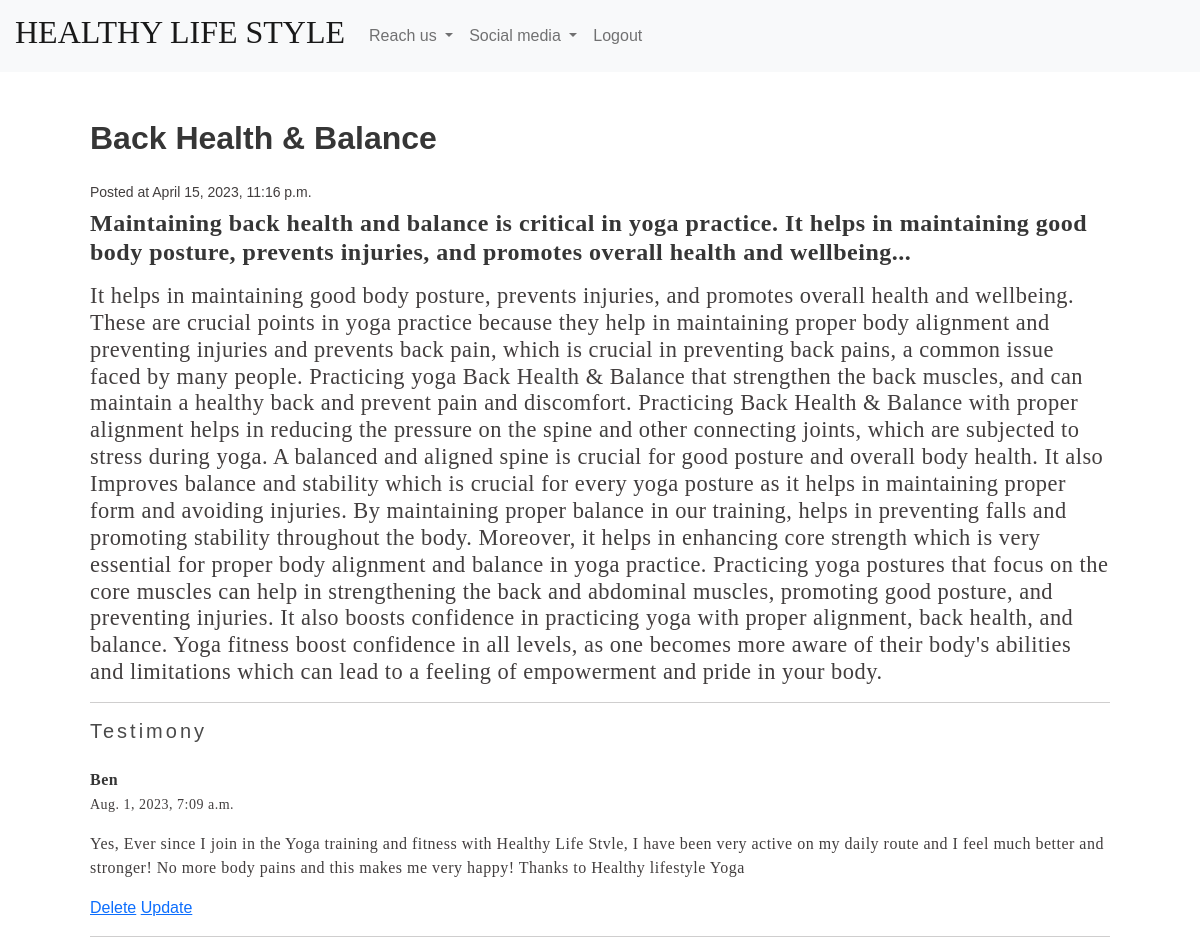
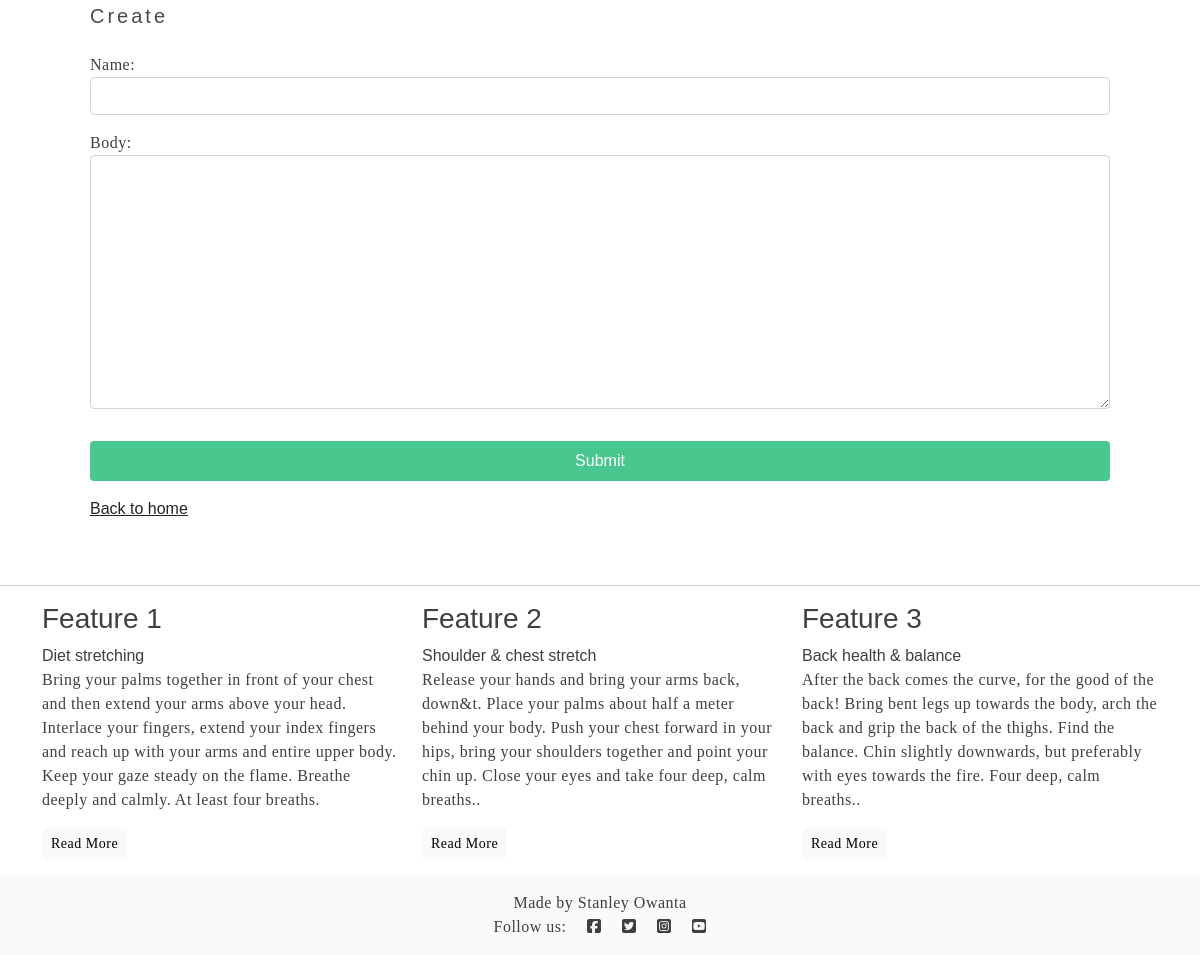
The app's page /-Balance-/ (signed in) with its own data (2 pictures, top to bottom).
### yogapp/models.py (models this page shows, shortened)
class Post(models.Model):
    title = models.CharField(max_length=255)
    author = models.ForeignKey(User, on_delete=models.CASCADE)
    slug = models.SlugField()
    intro = models.TextField()
    body = models.TextField()
    created_on = models.DateTimeField(auto_now_add=True)
    class Meta:
        ordering = ["-created_on"]

class Comment(models.Model):
    author = models.ForeignKey(User, on_delete=models.CASCADE, default='')
    post = models.ForeignKey(
        Post, related_name='comments', on_delete=models.CASCADE)
    name = models.CharField(max_length=255)
    email = models.EmailField()
    body = models.TextField()
    created_on = models.DateTimeField(auto_now_add=True)
    class Meta:
        ordering = ["-created_on"]

### yogapp/views.py (the view)
# urls.py: path('<slug:slug>/', views.post_detail, name='post_detail'),
def post_detail(request, slug):
    post = Post.objects.get(slug=slug)
    if request.method == 'POST':
        form = CommentForm(request.POST)
        if form.is_valid():
            comment = form.save(commit=False)
            comment.post = post
            comment.author = request.user
            comment.save()
            messages.success(request, 'Comment created successfully')
            return redirect('post_detail', slug=post.slug)
        else:
            messages.error(request, 'Error creating comment')
    else:
        form = CommentForm()
    return render(
        request,
        'blog/post_detail.html',
        {'post': post, 'form': form}
    )

### yogapp/forms.py
class CommentForm(forms.ModelForm):
    class Meta:
        model = Comment
        fields = ['name', 'body']
        widgets = {
            'name': forms.TextInput(attrs={'class': 'form-control'}),
            'body': forms.Textarea(attrs={'class': 'form-control'}),
        }

### yogapp/templates/blog/post_detail.html (shortened to what this page needs)
{% extends 'base.html' %}
{% block content %}
<h3 class="title">{{ post.title }}</h3>
<small>Posted at {{ post.created_on }}</small>
<h4>
    <p><strong>{{ post.intro }}</strong></p>
</h4>
<h5>
    <p>{{ post.body }}</p>
</h5>
<hr>
<h4 class="subtitle">Testimony</h4>
{% for comment in post.comments.all %}
<article class="media">
    <div class="media-content">
        <div class="content">
            <p><strong>{{ comment.name }}</strong>
                <br><small>{{ comment.created_on }}</small>
            </p>
            <p>{{ comment.body }}</p>
            {% if comment.author == request.user %}
            <a href="{% url 'DeleteView' comment.id %}" class="danger">Delete</a>
            <a href="{% url 'update_comment' comment.id %}" class="info">Update</a>
            {% endif %}
        </div>
    </div>
</article>
{% empty %}
<div class="notification">
    <p>No comments yet!</p>
</div>
{% endfor %}
<hr>
<h4 class="subtitle">Create</h4>
{% if request.user.is_authenticated %}
<form method="post" action="{% url 'post_detail' post.slug %}">
    {{ form.as_p }}
    <button class="button is-success w-100 my-3" type="submit">Submit</button>
</form>
{% else %}
You must be logged in to comment.
{% endif %}
<a class="text-dark" href="{% url 'frontpage' %}"> Back to home</a>
{% endblock %}

### static/css/style.css (style rules this page uses)
body { background-color: #f8f8f808; color: #423e3e; font-family: sans-serif, sans-serif; }
h4 { margin-top: 5px; letter-spacing: 3px; }
h5 { font-family: serif, sans-serif; font-size: 140%; margin-top: 1px; }
p { font-family: serif, sans-serif; letter-spacing: 0.5px; }

### records on screen
Post: title "Back Health & Balance", created_on "April 15, 2023, 11:16 p.m.", intro "Maintaining back health and balance is critical in yoga practice. It helps in maintaining good body posture, prevents injuries, and promotes overall health and wellbeing...", body "It helps in maintaining good body posture, prevents injuries, and promotes overall health and wellbeing. These are crucial points in yoga practice because they help in maintaining proper body alignment and preventing injuries and prevents back pain, which is crucial in preventing back pains, a common issue faced by many people. Practicing yoga Back Health & Balance that strengthen the back muscles, and can maintain a healthy back and prevent pain and discomfort. Practicing Back Health & Balance with proper alignment helps in reducing the pressure on the spine and other connecting joints, which are subjected to stress during yoga. A balanced and aligned spine is crucial for good posture and…"
Comment: name "Ben", created_on "Aug. 1, 2023, 7:09 a.m.", body "Yes, Ever since I join in the Yoga training and fitness with Healthy Life Stvle, I have been very active on my daily route and I feel much better and stronger! No more body pains and this makes me very happy! Thanks to Healthy lifestyle Yoga", shows "Delete"
